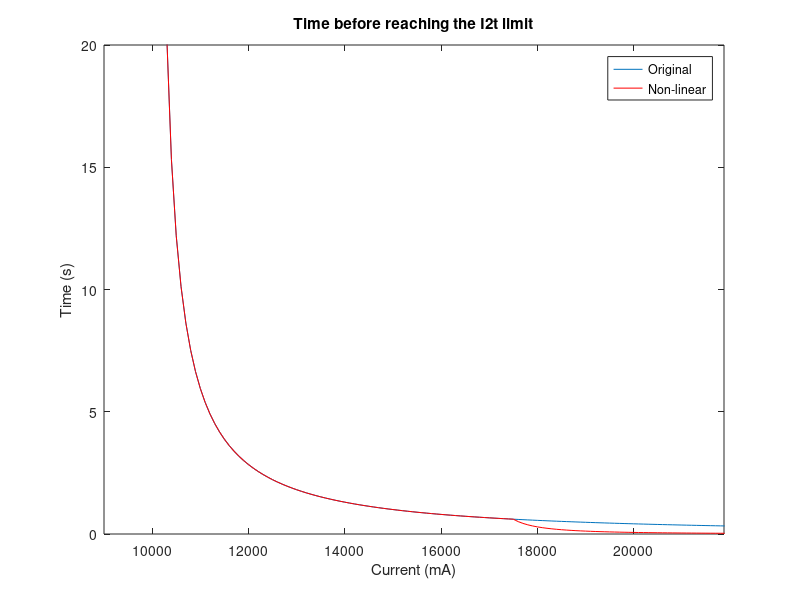

Here is the MATLAB script that generated this plot:
% I2t current limit: user
% JFDuval, Dephy, Inc. 06/14/2017
% Update August 2018: Added non-linearity
% Update December 2018: Cleaner code and output

% Note: use this file to get your #define values. i2t_1.m can be used to test
% your values with different profiles.

clc;
close all;
clear all;
format short eng

% Period, i2t_compute() call:
dt = 100e-3;      %Every 100ms
Y_TIME_MAX = 20;  %Max time plotted, in seconds

disp('Program these values in i2t-current-limit.h:')
disp('============================================')

% The algorithm uses 8-bit values: we need to scale down the maximum current
% accordingly. It uses real units (mA). Ex.: ±30000mA sensor
% 30000/256 = 117 => shift 7 (div by 128). 30A will give us 234

% Pocket has a ±5A sensor. 5000/256 = 19.53 => shift by 5 (32)

I2T_SHIFT = 7             % Closest bitshift available
SCALE = 128;              % (Octave only, avoids bitwise operations)
NON_LIN_TRESH = 17500;    % mA

% Maximum average current you want to support:
maxAvgCurrent = 10000;     %mA
I2T_LEAK = (maxAvgCurrent / SCALE)^2

% Maximum peak current you want to support, and duration:
currentLimit = 15000;       %mA
currentLimitTime = 1;     %s
I2T_LIMIT = (currentLimitTime / dt) * ((currentLimit/SCALE)^2 - I2T_LEAK)

%At what fraction of the max to you want a warning? (0-1)
warn = 0.8;
I2T_WARNING = warn * I2T_LIMIT;

%8-bit non-lin:
I2T_NON_LINEAR_THRESHOLD = NON_LIN_TRESH / SCALE

% Plotting:
CURR = maxAvgCurrent:100:2.5*currentLimit;
CURR2 = (max(0,(CURR-NON_LIN_TRESH)));
tmp = (CURR./SCALE).^2;
tmpNL = ((CURR+10*CURR2)./SCALE).^2;
time = (I2T_LIMIT * dt) ./ ( tmp - I2T_LEAK );
timeNL = (I2T_LIMIT * dt) ./ ( tmpNL - I2T_LEAK );
figure()
plot(CURR, time)
title('Time before reaching the I2t limit')
xlabel('Current (mA)')
ylabel('Time (s)')
ylim([0,Y_TIME_MAX])
xlim([0.9*maxAvgCurrent,1.25*max(currentLimit,NON_LIN_TRESH)])
hold on
plot(CURR, timeNL, 'r')
legend('Original', 'Non-linear')

disp('')
disp('Time at given current (mA):')
CURR = 25000
CURR2 = (max(0,(CURR-NON_LIN_TRESH)));
tmp = (CURR./SCALE).^2;
tmpNL = ((CURR+10*CURR2)./SCALE).^2;
time = (I2T_LIMIT * dt) ./ ( tmp - I2T_LEAK )
timeNL = (I2T_LIMIT * dt) ./ ( tmpNL - I2T_LEAK )
